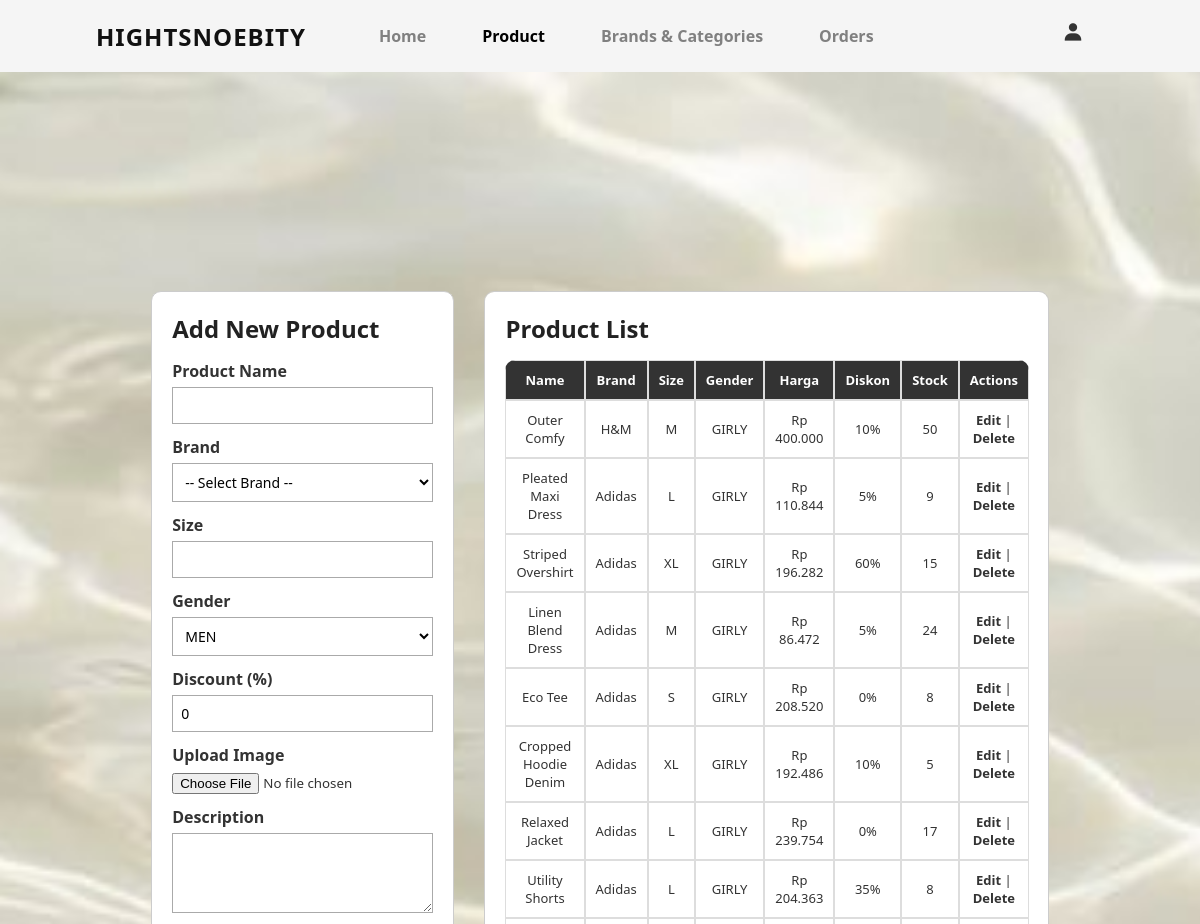
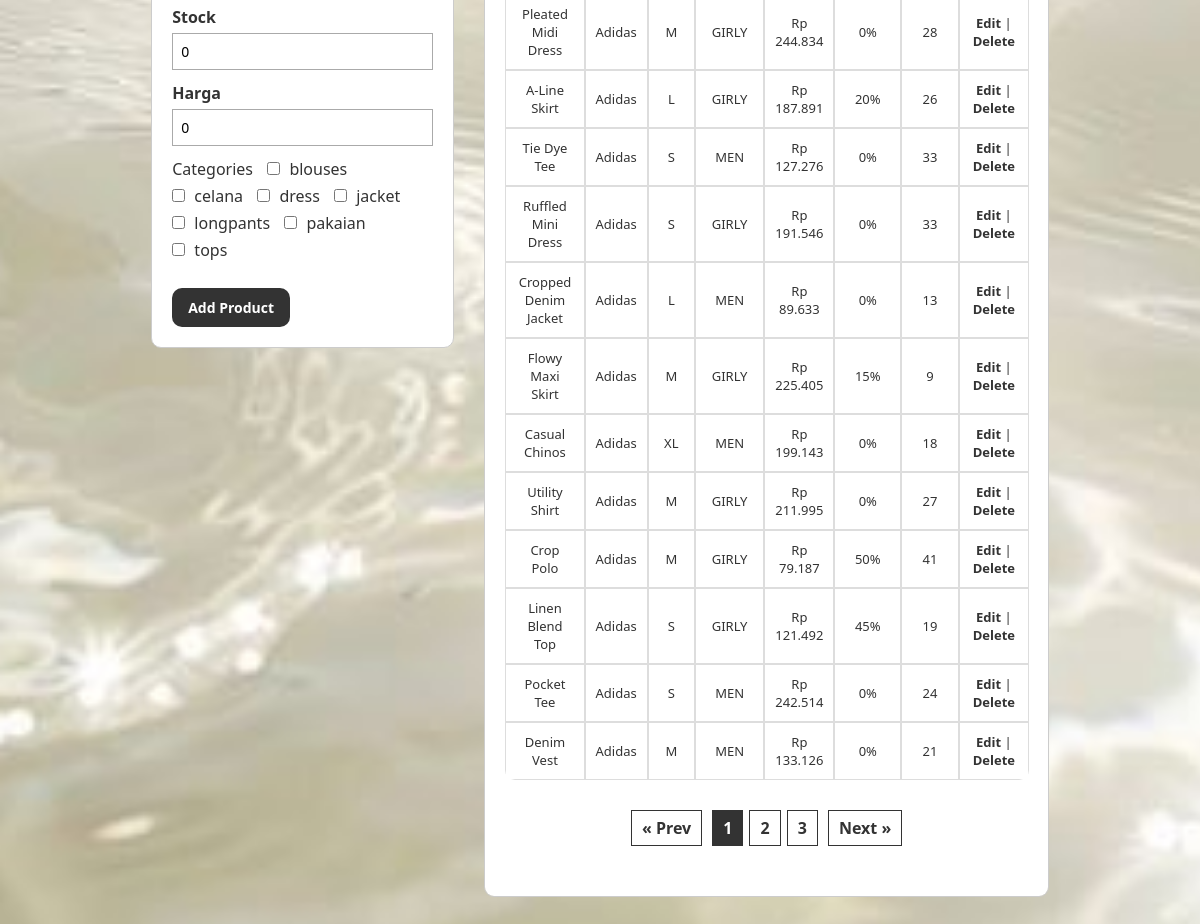
/products-crud.php (signed in), run on the app's committed database (2 pictures, top to bottom).
### tables this page shows
CREATE TABLE `categories` (
  `id` int(11) NOT NULL,
  `name` varchar(50) NOT NULL
);

CREATE TABLE `products` (
  `id` int(11) NOT NULL,
  `name` varchar(100) NOT NULL,
  `brand_id` int(11) DEFAULT NULL,
  `size` varchar(10) DEFAULT NULL,
  `gender` enum('MEN','GIRLY') NOT NULL,
  `discount_price` tinyint(3) UNSIGNED NOT NULL DEFAULT 0,
  `image_path` varchar(255) DEFAULT NULL,
  `description` text DEFAULT NULL,
  `stock` int(11) DEFAULT 0,
  `harga` decimal(10,2) NOT NULL DEFAULT 0.00
);

CREATE TABLE `brands` (
  `id` int(11) NOT NULL,
  `name` varchar(100) NOT NULL
);

### products-crud.php (the view, shortened to what this page needs)
<?php
include 'config.php';
$limit = 20;
$page = isset($_GET['page']) ? max(1, (int)$_GET['page']) : 1;
$offset = ($page - 1) * $limit;
$categories = $conn->query("SELECT * FROM categories");
$editData = null;
$selected_categories = [];
$totalResult = $conn->query("SELECT COUNT(*) AS total FROM products");
$totalCount = $totalResult->fetch_assoc()['total'];
$totalPages = ceil($totalCount / $limit);
$productList = $conn->query("
    SELECT p.*, b.name AS brand_name
    FROM products p
    JOIN brands b ON p.brand_id = b.id
    ORDER BY p.id DESC
    LIMIT $limit OFFSET $offset
");
?>
<!DOCTYPE html>
<html lang="en">
<head>
    <link rel="stylesheet" href="css/CRUD.css" />
</head>
<body>
<?php include 'header-admin.php'; ?>
<section class="crud-section">
<div class="container">
    <div class="form-container">
        <h2><?= $editData ? 'Edit Product' : 'Add New Product' ?></h2>
        <form method="POST">
            <div>
                <label>Product Name</label>
                <input type="text" name="name" required value="<?= htmlspecialchars($editData['name'] ?? '') ?>">
            </div>
            <div>
                <label>Brand</label>
                <select name="brand_id" required>
                    <option value="">-- Select Brand --</option>
                </select>
            </div>
            <div>
                <label>Size</label>
                <input type="text" name="size" value="<?= htmlspecialchars($editData['size'] ?? '') ?>">
            </div>
            <div>
                <label>Gender</label>
                <select name="gender">
                    <option value="MEN" <?= ($editData['gender'] ?? '') == 'MEN' ? 'selected' : '' ?>>MEN</option>
                </select>
            </div>
            <div>
                <label>Discount (%)</label>
                <input type="number" name="discount_price" value="<?= htmlspecialchars($editData['discount_price'] ?? 0) ?>" min="0" max="100">
            </div>
            <div>
                <label>Upload Image</label>
                <input type="file" name="image_file" accept="image/*" <?= $editData ? '' : 'required' ?>>
            </div>
            <div>
                <label>Description</label>
                <textarea name="description"><?= htmlspecialchars($editData['description'] ?? '') ?></textarea>
            </div>
            <div>
                <label>Stock</label>
                <input type="number" name="stock" value="<?= htmlspecialchars($editData['stock'] ?? 0) ?>" min="0">
            </div>
            <div>
                <label>Harga</label>
                <input type="number" name="harga" value="<?= htmlspecialchars($editData['harga'] ?? 0) ?>" min="0">
            </div>
            <div class="categories">
                <label>Categories</label>
                <?php
                $categories->data_seek(0);
                foreach ($categories as $cat): ?>
                    <label>
                        <input type="checkbox" name="category_ids[]" value="<?= $cat['id'] ?>"
                            <?= in_array($cat['id'], $selected_categories) ? 'checked' : '' ?>>
                        <?= htmlspecialchars($cat['name']) ?>
                    </label>
                <?php endforeach; ?>
            </div>
            <button type="submit"><?= $editData ? 'Update' : 'Add' ?> Product</button>
        </form>
    </div>
    <div class="list-container">
        <h2>Product List</h2>
        <table>
            <thead>
            <tr>
                <th>Name</th>
                <th>Brand</th>
                <th>Size</th>
                <th>Gender</th>
                <th>Harga</th>
                <th>Diskon</th>
                <th>Stock</th>
                <th>Actions</th>
            </tr>
            </thead>
            <tbody>
            <?php while ($row = $productList->fetch_assoc()): ?>
                <tr>
                    <td><?= htmlspecialchars($row['name']) ?></td>
                    <td><?= htmlspecialchars($row['brand_name']) ?></td>
                    <td><?= htmlspecialchars($row['size']) ?></td>
                    <td><?= htmlspecialchars($row['gender']) ?></td>
                    <td>Rp <?= number_format($row['harga'], 0, ',', '.') ?></td>
                    <td><?= $row['discount_price'] ?>%</td>
                    <td><?= $row['stock'] ?></td>
                    <td>
                        <a href="?edit=<?= $row['id'] ?>&page=<?= $page ?>">Edit</a> |
                        <a href="?delete=<?= $row['id'] ?>&page=<?= $page ?>" onclick="return confirm('Hapus produk ini?')">Delete</a>
                    </td>
                </tr>
            <?php endwhile; ?>
            </tbody>
        </table>
        <div class="pagination">
            <?php if ($page > 1): ?>
                <a href="?page=<?= $page - 1 ?>">&laquo; Prev</a>
            <?php else: ?>
                <span>&laquo; Prev</span>
            <?php endif; ?>
            <?php
            $start = max(1, $page - 2);
            $end = min($totalPages, $page + 2);
            for ($i = $start; $i <= $end; $i++):
                if ($i == $page):
                    echo "<span class='current'>$i</span>";
                else:
                    echo "<a href='?page=$i'>$i</a>";
                endif;
            endfor;
            ?>
            <?php if ($page < $totalPages): ?>
                <a href="?page=<?= $page + 1 ?>">Next &raquo;</a>
            <?php else: ?>
                <span>Next &raquo;</span>
            <?php endif; ?>
        </div>
    </div>
</div>
</section>
</body>
</html>

### css/CRUD.css (style rules this page uses)
* { transition: none !important; transform: none !important; box-shadow: none !important; box-sizing: border-box; font-family: 'Segoe UI', Tahoma, Geneva, Verdana, sans-serif; }
body { display: flex; justify-content: center; align-items: center; min-height: 100vh; background: url("../images/views/background-2.jpg") no-repeat center center; background-size: cover; font-family: Arial, sans-serif; padding: 20px 30px; color: #333; }
h2 { color: #222; margin-bottom: 15px; font-weight: bold; }
.container { display: flex; gap: 30px; align-items: flex-start; }
.form-container { flex: 1; background-color: #fff; padding: 20px; border-radius: 0; border: 1px solid #ccc; max-width: 450px; border-radius: 10px; }
.list-container { flex: 2; background-color: #fff; padding: 20px; border-radius: 10px; border: 1px solid #ccc; max-height: 80vh; overflow-y: auto; }
form div { margin-bottom: 12px; }
label { display: block; margin-bottom: 5px; font-weight: bold; color: #333; }
input[type="text"], input[type="number"], select, textarea { width: 100%; padding: 8px; font-size: 14px; border: 1px solid #aaa; border-radius: 0; box-sizing: border-box; background-color: #fff; color: #000; }
textarea { resize: vertical; min-height: 80px; }
button[type="submit"] { background-color: #333; color: white; padding: 10px 16px; border: none; border-radius: 10px; font-size: 14px; cursor: pointer; font-weight: bold; margin-top: 10px; }
.categories label { display: inline-block; margin-right: 10px; font-weight: normal; cursor: pointer; }
.categories input[type="checkbox"] { margin-right: 5px; }
table { width: 100%; border-collapse: separate; border-spacing: 0; background-color: #fff; border-radius: 10px; overflow: hidden; }
th, td { text-align: center; padding: 10px; border: 1px solid #ddd; font-size: 13px; }
thead { background-color: #333; color: white; }
a { color: #333; text-decoration: none; font-weight: bold; }
.pagination { margin-top: 15px; text-align: center; }
.pagination a, .pagination span { display: inline-block; padding: 6px 10px; margin: 0 3px; border: 1px solid #333; color: #333; text-decoration: none; font-weight: bold; }
.pagination .current { background-color: #333; color: white; border: 1px solid #333; }

### css/FASHION.css (style rules this page uses)
* { padding: 0; margin: 0; box-sizing: border-box; list-style: none; text-decoration: none; scroll-behavior: smooth; }
:root { --background-color: #ffffff; --text-color: #111111; --main-color: #c8815f; --big-font: 4.5rem; --h2-font: 3.3rem; --h3-font: 2rem; --normal-font: 1rem; }
body { background: var(red); color: var(black); }
section { padding: 100px 14%; }
.pagination { text-align: center; margin: 30px 0; }
.container { position: relative; transition: all .40s ease; }

### data on the page
categories: name "blouses"
categories: name "celana"
categories: name "dress"
categories: name "jacket"
categories: name "longpants"
categories: name "pakaian"
categories: name "tops"
products: name "Outer Comfy", brand.name "H&M", size "M", gender "GIRLY", harga "400.000", discount_price "10", stock "50"
products: name "Pleated Maxi Dress", brand.name "Adidas", size "L", gender "GIRLY", harga "110.844", discount_price "5", stock "9"
products: name "Striped Overshirt", brand.name "Adidas", size "XL", gender "GIRLY", harga "196.282", discount_price "60", stock "15"
products: name "Linen Blend Dress", brand.name "Adidas", size "M", gender "GIRLY", harga "86.472", discount_price "5", stock "24"
products: name "Eco Tee", brand.name "Adidas", size "S", gender "GIRLY", harga "208.520", discount_price "0", stock "8"
products: name "Cropped Hoodie Denim", brand.name "Adidas", size "XL", gender "GIRLY", harga "192.486", discount_price "10", stock "5"
products: name "Relaxed Jacket", brand.name "Adidas", size "L", gender "GIRLY", harga "239.754", discount_price "0", stock "17"
products: name "Utility Shorts", brand.name "Adidas", size "L", gender "GIRLY", harga "204.363", discount_price "35", stock "8"
products: name "Pleated Midi Dress", brand.name "Adidas", size "M", gender "GIRLY", harga "244.834", discount_price "0", stock "28"
products: name "A-Line Skirt", brand.name "Adidas", size "L", gender "GIRLY", harga "187.891", discount_price "20", stock "26"
products: name "Tie Dye Tee", brand.name "Adidas", size "S", gender "MEN", harga "127.276", discount_price "0", stock "33"
products: name "Ruffled Mini Dress", brand.name "Adidas", size "S", gender "GIRLY", harga "191.546", discount_price "0", stock "33"
products: name "Cropped Denim Jacket", brand.name "Adidas", size "L", gender "MEN", harga "89.633", discount_price "0", stock "13"
products: name "Flowy Maxi Skirt", brand.name "Adidas", size "M", gender "GIRLY", harga "225.405", discount_price "15", stock "9"
products: name "Casual Chinos", brand.name "Adidas", size "XL", gender "MEN", harga "199.143", discount_price "0", stock "18"
products: name "Utility Shirt", brand.name "Adidas", size "M", gender "GIRLY", harga "211.995", discount_price "0", stock "27"
products: name "Crop Polo", brand.name "Adidas", size "M", gender "GIRLY", harga "79.187", discount_price "50", stock "41"
products: name "Linen Blend Top", brand.name "Adidas", size "S", gender "GIRLY", harga "121.492", discount_price "45", stock "19"
products: name "Pocket Tee", brand.name "Adidas", size "S", gender "MEN", harga "242.514", discount_price "0", stock "24"
products: name "Denim Vest", brand.name "Adidas", size "M", gender "MEN", harga "133.126", discount_price "0", stock "21"
